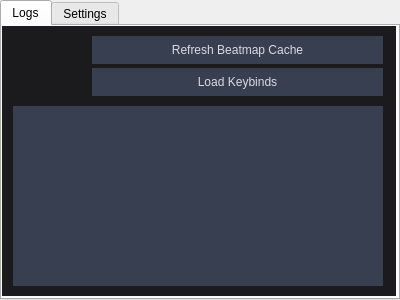
<?xml version="1.0" encoding="UTF-8"?>
<ui version="4.0">
 <class>FreelOSU</class>
 <widget class="QWidget" name="FreelOSU">
  <property name="windowModality">
   <enum>Qt::WindowModal</enum>
  </property>
  <property name="geometry">
   <rect>
    <x>0</x>
    <y>0</y>
    <width>400</width>
    <height>300</height>
   </rect>
  </property>
  <property name="maximumSize">
   <size>
    <width>400</width>
    <height>300</height>
   </size>
  </property>
  <property name="windowTitle">
   <string>FreelOSU</string>
  </property>
  <property name="windowIcon">
   <iconset resource="freelosu.qrc">
    <normaloff>:/OsuIcon/FreelOSU_small.png</normaloff>:/OsuIcon/FreelOSU_small.png</iconset>
  </property>
  <widget class="QTabWidget" name="tabWidget">
   <property name="geometry">
    <rect>
     <x>0</x>
     <y>0</y>
     <width>400</width>
     <height>300</height>
    </rect>
   </property>
   <property name="minimumSize">
    <size>
     <width>400</width>
     <height>300</height>
    </size>
   </property>
   <property name="maximumSize">
    <size>
     <width>400</width>
     <height>300</height>
    </size>
   </property>
   <property name="styleSheet">
    <string notr="true">QTabBar::tab:selected,
QTabBar::tab:hover {
	border: none;
	background: #A9BCD0;
}

QTabBar::tab { 
	height: 25px;
	width: 200px; 
	background: #373F51;
	border-color: #373F51;
	color: #D8DBE2
};</string>
   </property>
   <property name="tabShape">
    <enum>QTabWidget::Rounded</enum>
   </property>
   <property name="currentIndex">
    <number>0</number>
   </property>
   <property name="iconSize">
    <size>
     <width>20</width>
     <height>20</height>
    </size>
   </property>
   <widget class="QWidget" name="tab">
    <property name="maximumSize">
     <size>
      <width>394</width>
      <height>270</height>
     </size>
    </property>
    <property name="styleSheet">
     <string notr="true">background-color: rgb(27, 27, 30);
border:none</string>
    </property>
    <attribute name="title">
     <string>Logs</string>
    </attribute>
    <widget class="QTextBrowser" name="log_box">
     <property name="geometry">
      <rect>
       <x>11</x>
       <y>80</y>
       <width>370</width>
       <height>180</height>
      </rect>
     </property>
     <property name="maximumSize">
      <size>
       <width>400</width>
       <height>300</height>
      </size>
     </property>
     <property name="styleSheet">
      <string notr="true">border-color: rgb(216, 219, 226);
background-color: rgb(55, 63, 81);
color: rgb(216, 219, 226);</string>
     </property>
    </widget>
    <widget class="QPushButton" name="refresh_cache_button">
     <property name="geometry">
      <rect>
       <x>90</x>
       <y>10</y>
       <width>291</width>
       <height>28</height>
      </rect>
     </property>
     <property name="styleSheet">
      <string notr="true">QPushButton {
	background-color: rgb(55, 63, 81);
	border-color: rgb(55, 63, 81);
	color: rgb(216, 219, 226);
	border: none;
}

QPushButton:pressed {
	background-color: #A9BCD0;	
}</string>
     </property>
     <property name="text">
      <string>Refresh Beatmap Cache</string>
     </property>
    </widget>
    <widget class="QPushButton" name="set_keybind_button">
     <property name="geometry">
      <rect>
       <x>90</x>
       <y>42</y>
       <width>291</width>
       <height>28</height>
      </rect>
     </property>
     <property name="styleSheet">
      <string notr="true">QPushButton {
	background-color: rgb(55, 63, 81);
	border-color: rgb(55, 63, 81);
	color: rgb(216, 219, 226);
	border: none;
}

QPushButton:pressed {
	background-color: #A9BCD0;	
}</string>
     </property>
     <property name="text">
      <string>Load Keybinds</string>
     </property>
    </widget>
    <widget class="QLabel" name="icon_label">
     <property name="geometry">
      <rect>
       <x>22</x>
       <y>16</y>
       <width>51</width>
       <height>50</height>
      </rect>
     </property>
     <property name="text">
      <string>&lt;html&gt;&lt;head/&gt;&lt;body&gt;&lt;p&gt;&lt;img src=&quot;:/OsuIcon/FreelOSU_small.png&quot;/&gt;&lt;/p&gt;&lt;/body&gt;&lt;/html&gt;</string>
     </property>
    </widget>
   </widget>
   <widget class="QWidget" name="tab_2">
    <property name="maximumSize">
     <size>
      <width>394</width>
      <height>270</height>
     </size>
    </property>
    <property name="styleSheet">
     <string notr="true">background-color: rgb(27, 27, 30);
border:none</string>
    </property>
    <attribute name="title">
     <string>Settings</string>
    </attribute>
    <widget class="QSpinBox" name="input_delay_box">
     <property name="geometry">
      <rect>
       <x>200</x>
       <y>20</y>
       <width>161</width>
       <height>20</height>
      </rect>
     </property>
     <property name="styleSheet">
      <string notr="true">font: 8pt &quot;MS Shell Dlg 2&quot;;
background-color: rgb(55, 63, 81);
color: rgb(216, 219, 226);</string>
     </property>
     <property name="minimum">
      <number>-500</number>
     </property>
     <property name="maximum">
      <number>500</number>
     </property>
    </widget>
    <widget class="QSpinBox" name="min_variance_box">
     <property name="geometry">
      <rect>
       <x>200</x>
       <y>70</y>
       <width>161</width>
       <height>20</height>
      </rect>
     </property>
     <property name="styleSheet">
      <string notr="true">font: 8pt &quot;MS Shell Dlg 2&quot;;
background-color: rgb(55, 63, 81);
color: rgb(216, 219, 226);</string>
     </property>
     <property name="maximum">
      <number>1000</number>
     </property>
    </widget>
    <widget class="QSpinBox" name="median_variance_box">
     <property name="geometry">
      <rect>
       <x>200</x>
       <y>120</y>
       <width>161</width>
       <height>20</height>
      </rect>
     </property>
     <property name="styleSheet">
      <string notr="true">font: 8pt &quot;MS Shell Dlg 2&quot;;
background-color: rgb(55, 63, 81);
color: rgb(216, 219, 226);</string>
     </property>
     <property name="maximum">
      <number>1000</number>
     </property>
    </widget>
    <widget class="QPushButton" name="save_button">
     <property name="geometry">
      <rect>
       <x>50</x>
       <y>220</y>
       <width>131</width>
       <height>28</height>
      </rect>
     </property>
     <property name="styleSheet">
      <string notr="true">QPushButton {
	background-color: rgb(55, 63, 81);
	border-color: rgb(55, 63, 81);
	color: rgb(216, 219, 226);
	border: none;
}

QPushButton:pressed {
	background-color: #A9BCD0;	
}</string>
     </property>
     <property name="text">
      <string>Save</string>
     </property>
    </widget>
    <widget class="QPushButton" name="load_button">
     <property name="geometry">
      <rect>
       <x>210</x>
       <y>220</y>
       <width>131</width>
       <height>28</height>
      </rect>
     </property>
     <property name="styleSheet">
      <string notr="true">QPushButton {
	background-color: rgb(55, 63, 81);
	border-color: rgb(55, 63, 81);
	color: rgb(216, 219, 226);
	border: none;
}

QPushButton:pressed {
	background-color: #A9BCD0;	
}</string>
     </property>
     <property name="text">
      <string>Load</string>
     </property>
    </widget>
    <widget class="QLabel" name="input_delay_label">
     <property name="geometry">
      <rect>
       <x>20</x>
       <y>20</y>
       <width>171</width>
       <height>20</height>
      </rect>
     </property>
     <property name="styleSheet">
      <string notr="true">color: rgb(216, 219, 226);
font: 8pt &quot;MS Shell Dlg 2&quot;;</string>
     </property>
     <property name="text">
      <string>Input Delay</string>
     </property>
    </widget>
    <widget class="QLabel" name="min_variance_label">
     <property name="geometry">
      <rect>
       <x>20</x>
       <y>70</y>
       <width>171</width>
       <height>20</height>
      </rect>
     </property>
     <property name="styleSheet">
      <string notr="true">color: rgb(216, 219, 226);
font: 8pt &quot;MS Shell Dlg 2&quot;;</string>
     </property>
     <property name="text">
      <string>Min Variance</string>
     </property>
    </widget>
    <widget class="QLabel" name="median_variance_label">
     <property name="geometry">
      <rect>
       <x>20</x>
       <y>120</y>
       <width>171</width>
       <height>20</height>
      </rect>
     </property>
     <property name="styleSheet">
      <string notr="true">color: rgb(216, 219, 226);
font: 8pt &quot;MS Shell Dlg 2&quot;;</string>
     </property>
     <property name="text">
      <string>Median Variance</string>
     </property>
    </widget>
    <widget class="QSpinBox" name="max_variance_box">
     <property name="geometry">
      <rect>
       <x>200</x>
       <y>170</y>
       <width>161</width>
       <height>20</height>
      </rect>
     </property>
     <property name="styleSheet">
      <string notr="true">font: 8pt &quot;MS Shell Dlg 2&quot;;
background-color: rgb(55, 63, 81);
color: rgb(216, 219, 226);</string>
     </property>
     <property name="maximum">
      <number>1000</number>
     </property>
    </widget>
    <widget class="QLabel" name="max_variance_label">
     <property name="geometry">
      <rect>
       <x>20</x>
       <y>170</y>
       <width>171</width>
       <height>20</height>
      </rect>
     </property>
     <property name="styleSheet">
      <string notr="true">color: rgb(216, 219, 226);
font: 8pt &quot;MS Shell Dlg 2&quot;;</string>
     </property>
     <property name="text">
      <string>Median Variance</string>
     </property>
    </widget>
   </widget>
  </widget>
 </widget>
 <resources>
  <include location="freelosu.qrc"/>
 </resources>
 <connections>
  <connection>
   <sender>refresh_cache_button</sender>
   <signal>clicked()</signal>
   <receiver>FreelOSU</receiver>
   <slot>refresh_beatmap_cache()</slot>
   <hints>
    <hint type="sourcelabel">
     <x>204</x>
     <y>52</y>
    </hint>
    <hint type="destinationlabel">
     <x>298</x>
     <y>-11</y>
    </hint>
   </hints>
  </connection>
  <connection>
   <sender>input_delay_box</sender>
   <signal>valueChanged(int)</signal>
   <receiver>FreelOSU</receiver>
   <slot>set_input_delay(int)</slot>
   <hints>
    <hint type="sourcelabel">
     <x>243</x>
     <y>65</y>
    </hint>
    <hint type="destinationlabel">
     <x>279</x>
     <y>-3</y>
    </hint>
   </hints>
  </connection>
  <connection>
   <sender>min_variance_box</sender>
   <signal>valueChanged(int)</signal>
   <receiver>FreelOSU</receiver>
   <slot>set_min_variance(int)</slot>
   <hints>
    <hint type="sourcelabel">
     <x>266</x>
     <y>100</y>
    </hint>
    <hint type="destinationlabel">
     <x>401</x>
     <y>59</y>
    </hint>
   </hints>
  </connection>
  <connection>
   <sender>median_variance_box</sender>
   <signal>valueChanged(int)</signal>
   <receiver>FreelOSU</receiver>
   <slot>set_median_variance(int)</slot>
   <hints>
    <hint type="sourcelabel">
     <x>339</x>
     <y>161</y>
    </hint>
    <hint type="destinationlabel">
     <x>404</x>
     <y>135</y>
    </hint>
   </hints>
  </connection>
  <connection>
   <sender>max_variance_box</sender>
   <signal>valueChanged(int)</signal>
   <receiver>FreelOSU</receiver>
   <slot>set_max_variance(int)</slot>
   <hints>
    <hint type="sourcelabel">
     <x>274</x>
     <y>202</y>
    </hint>
    <hint type="destinationlabel">
     <x>401</x>
     <y>188</y>
    </hint>
   </hints>
  </connection>
  <connection>
   <sender>set_keybind_button</sender>
   <signal>clicked()</signal>
   <receiver>FreelOSU</receiver>
   <slot>get_key_binds()</slot>
   <hints>
    <hint type="sourcelabel">
     <x>156</x>
     <y>81</y>
    </hint>
    <hint type="destinationlabel">
     <x>403</x>
     <y>110</y>
    </hint>
   </hints>
  </connection>
  <connection>
   <sender>save_button</sender>
   <signal>clicked()</signal>
   <receiver>FreelOSU</receiver>
   <slot>save_settings()</slot>
   <hints>
    <hint type="sourcelabel">
     <x>149</x>
     <y>268</y>
    </hint>
    <hint type="destinationlabel">
     <x>400</x>
     <y>257</y>
    </hint>
   </hints>
  </connection>
  <connection>
   <sender>load_button</sender>
   <signal>clicked()</signal>
   <receiver>FreelOSU</receiver>
   <slot>load_settings()</slot>
   <hints>
    <hint type="sourcelabel">
     <x>255</x>
     <y>267</y>
    </hint>
    <hint type="destinationlabel">
     <x>276</x>
     <y>306</y>
    </hint>
   </hints>
  </connection>
 </connections>
 <slots>
  <slot>refresh_beatmap_cache()</slot>
  <slot>set_input_delay(int)</slot>
  <slot>set_error(double)</slot>
  <slot>set_max_variance(int)</slot>
  <slot>set_median_variance(int)</slot>
  <slot>set_min_variance(int)</slot>
  <slot>get_key_binds()</slot>
  <slot>save_settings()</slot>
  <slot>load_settings()</slot>
 </slots>
</ui>
